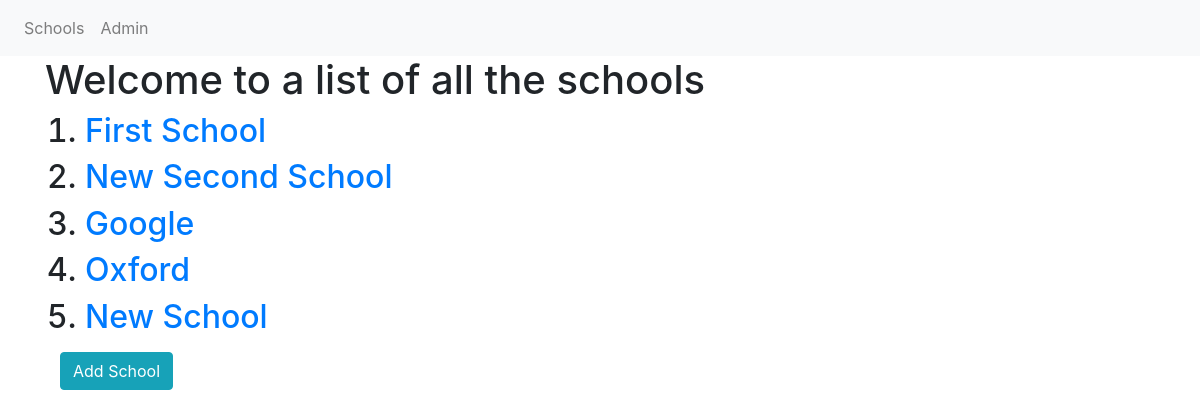
The app's page /basic_app/, older data.
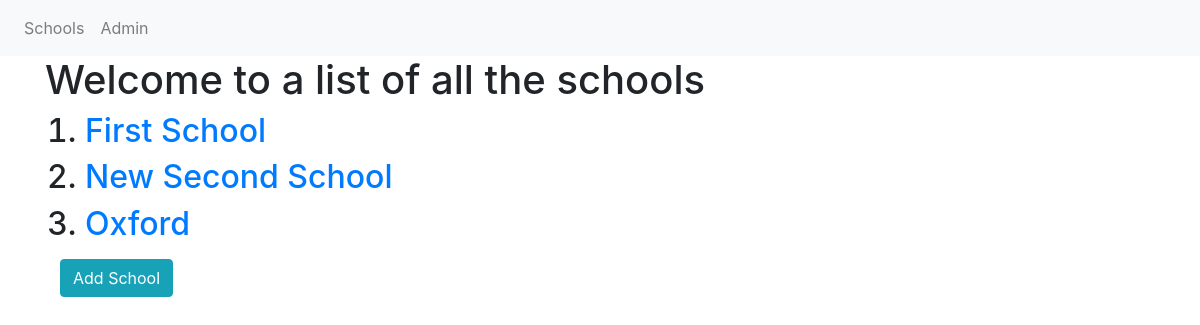
The same page, newer data.
### basic_app/models.py (models this page shows, shortened)
class School(models.Model):
    name = models.CharField(max_length=256)
    principal = models.CharField(max_length=256)
    location = models.CharField(max_length=256)

### basic_app/views.py (the view)
# urls.py: path('',views.SchoolListView.as_view(),name='list'),
class SchoolListView(ListView):
    context_object_name = 'schools'
    model = models.School

### basic_app/templates/basic_app/school_list.html
{% extends "basic_app/basic_app_base.html" %}
{% block body_block %}
<h1>Welcome to a list of all the schools</h1>
  <ol>
    {% for school in schools %}
    <h2><li><a href="{{school.id}}">{{school.name}}</a></li></h2>
    {% endfor %}
  </ol>
  <div class="container">
    <p><a href="{% url 'basic_app:create' %}" class="btn btn-info">Add School</a></p>
  </div>
{% endblock %}

### basic_app/templates/basic_app/basic_app_base.html (shortened to what this page needs)
<!DOCTYPE html>
<html lang="en" dir="ltr">
  <head>
    <link rel="stylesheet" href="https://stackpath.bootstrapcdn.com/bootstrap/4.5.0/css/bootstrap.min.css">
  </head>
  <body>
    <nav class="navbar navbar-expand-lg navbar-light bg-light">
      <ul class="navbar-nav mr-auto">
        <li class="nav-item"><a class="nav-link" href="{% url 'basic_app:list' %}">Schools</a></li>
        <li class="nav-item"><a class="nav-link" href="{% url 'admin:index' %}">Admin</a></li>
        <li class="nav-item"><a class="nav-link" href="#"></a></li>
      </ul>
    </nav>
    <div class="container">
      {% block body_block %}
      {% endblock %}
    </div>
  </body>
</html>

Row changes from the older to the newer data that the page shows:
removed School: name "Google"
removed School: name "New School"
